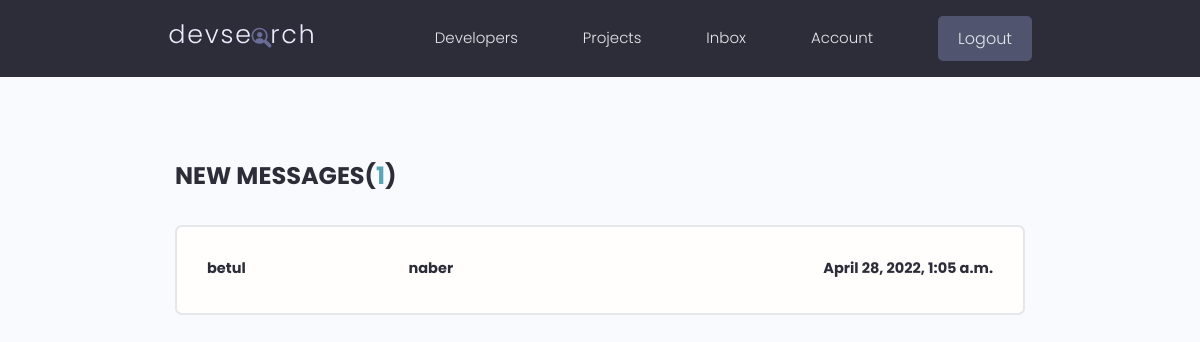
Page /inbox/ (signed in) on the earlier database version.
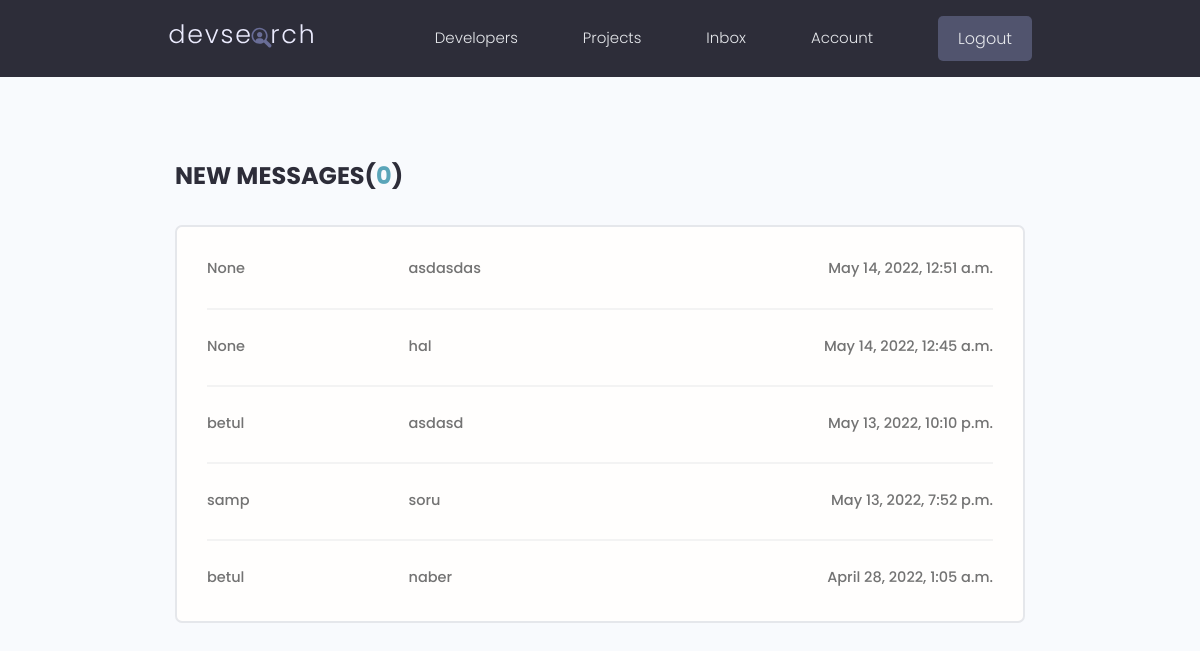
Same page on the later database version.
### users/models.py (models this page shows, shortened)
class DirectMessage(models.Model):
    sender = models.ForeignKey(Profile, on_delete=models.SET_NULL, null=True, blank=True)
    recipient = models.ForeignKey(Profile, on_delete=models.SET_NULL, null=True, blank=True, related_name='messages')
    subject = models.CharField(max_length=200, blank=True, null=True)
    body = models.TextField()
    is_read = models.BooleanField(default=False, null=True)
    created = models.DateTimeField(auto_now_add=True)
    id = models.UUIDField(primary_key=True, default=uuid.uuid4, editable=False)
    class Meta:
        ordering = ['is_read', '-created']

class Profile(models.Model):
    user = models.OneToOneField(User, on_delete=models.CASCADE)
    name = models.CharField(max_length=100, blank=True, null=True)
    email = models.EmailField(max_length=100, blank=True, null=True)
    username = models.CharField(max_length=100, blank=True, null=True)
    short_bio = models.CharField(max_length=100, blank=True, null=True)
    bio = models.TextField(blank=True, null=True)
    profile_image = models.ImageField(upload_to='profile/', default='profile/user-default.png', blank=True, null=True)
    location = models.CharField(max_length=100, blank=True, null=True)
    social_github = models.URLField(max_length=100, blank=True, null=True)
    social_linkedin = models.URLField(max_length=100, blank=True, null=True)
    social_twitter = models.URLField(max_length=100, blank=True, null=True)
    social_website = models.URLField(max_length=100, blank=True, null=True)
    created = models.DateTimeField(auto_now_add=True)
    id = models.UUIDField(primary_key=True, default=uuid.uuid4, editable=False)
    def __str__(self):
        return str(self.user.username)

### users/views.py (the view)
# urls.py: path('inbox/', views.inbox, name='inbox'),
@login_required(login_url='login')
def inbox(request):
    profile = request.user.profile
    message_request = profile.messages.all()
    unread_messages = message_request.filter(is_read=False).count()
    context = {'message_request': message_request, 'unread_messages': unread_messages}
    return render(request, 'users/inbox.html', context)

### users/templates/users/inbox.html (shortened to what this page needs)
{% extends 'main.html' %}
{% block content %}
    <main class="inbox my-xl">
        <div class="content-box">
            <h3 class="inbox__title">New Messages(<span>{{ unread_messages }}</span>)</h3>
            <ul class="messages">
                {% for message in message_request %}
                    {% if message.is_read == False %}
                        <li class="message message--unread">
                            {% else %}
                        <li class="message">
                    {% endif %}
                    <a href={% url 'message' message.id %}>
                        <span class="message__author">{{ message.sender }} </span>
                        <span class="message__subject">{{ message.subject }}</span>
                        <span class="message__date">{{ message.created }}</span>
                    </li>
                {% endfor %}
            </ul>
        </div>
    </main>
{% endblock %}

Differences in the rows shown:
added DirectMessage: sender "None", subject "asdasdas", created "May 14, 2022, 12:51 a.m."
added DirectMessage: sender "None", subject "hal", created "May 14, 2022, 12:45 a.m."
added DirectMessage: sender "betul", subject "asdasd", created "May 13, 2022, 10:10 p.m."
added DirectMessage: sender "samp", subject "soru", created "May 13, 2022, 7:52 p.m."
changed DirectMessage "naber": is_read False → True (drawn)
Other differences:
{{ unread_messages }}: "1" → "0"
